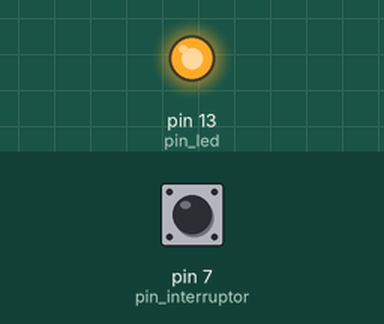
A sketch run on a simulated Arduino Uno, built with avr-gcc and run on an emulated ATmega328P. Parts: output pins drawn as LEDs (lit = HIGH). The inputs (shaded band) are chosen by the test bench; at power-on: pin 7 (pin_interruptor) HIGH.

Above: at 0.1 s.
Timing chart, 0 to 1.6 s (numbered marks = the images above):
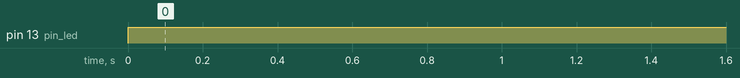

The sketch:

prueba_millis_interruptor.ino
```cpp
const int pin_led = 13;
int estado_led = LOW;             // estado_led usado para configurar el LED
long millis_anteriores = 0;        //  Almacenara la ultima vez que el LED fue actualizado
long intervalo = 1000;           // intervaloo en el cual parpadea (millisegundos)
int pin_interruptor = 7;
int value = 0;
void setup() {

  pinMode(pin_led, OUTPUT);
  pinMode(pin_interruptor, INPUT);
}

void loop()
{
value = digitalRead(pin_interruptor);
if(value == LOW);
{

   unsigned long millis_actuales = millis();

  if(millis_actuales - millis_anteriores > intervalo)
  {
    // almacena la ultima vez que parpadeo el LED
    millis_anteriores = millis_actuales;

    // si el LED esta apagado, entonces se prende o viceversa.
    if (estado_led == LOW)
    {
      estado_led = HIGH;
    }
    else
    {
      estado_led = LOW;
    }
    // configura el LED con la variable estado_led
    digitalWrite(pin_led, estado_led);
  }
}
value = digitalRead(pin_interruptor);
if(value == HIGH);
{
  estado_led = HIGH;
  digitalWrite(pin_led, estado_led);
}

}
```

Measured:
- by itself, pin 13 (pin_led): LOW → HIGH at 0.00 s
